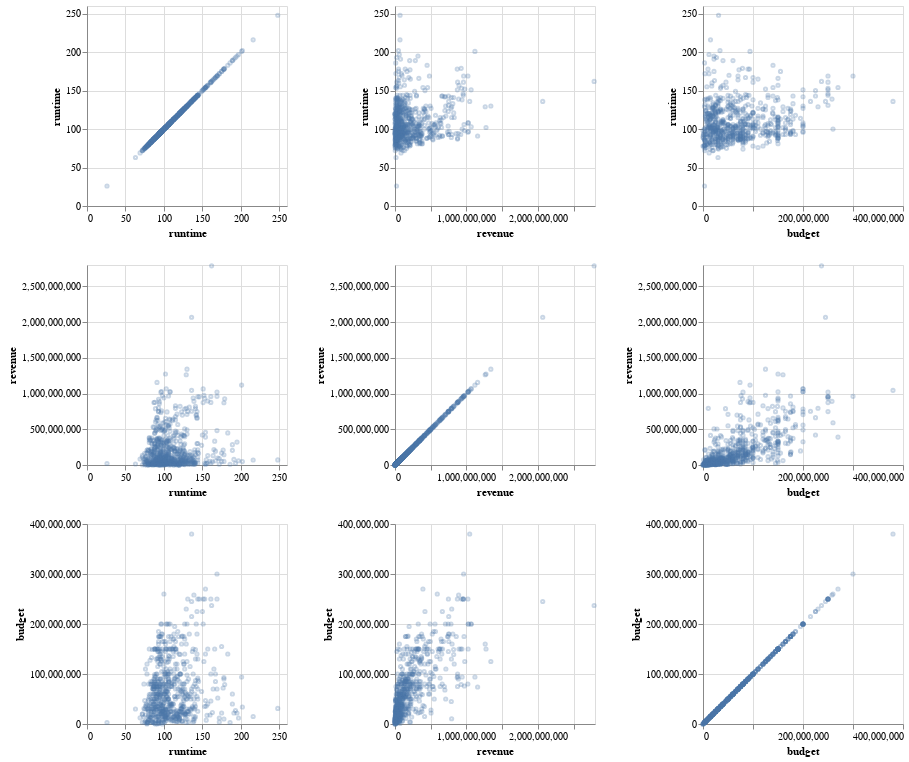

Notebook code for this chart:
### Code cell
alt.Chart(movies).mark_point(opacity=0.3, size=10).encode(
     alt.X(alt.repeat('column')).type('quantitative'),
     alt.Y(alt.repeat('row')).type('quantitative')
).properties(
    width=200,
    height=200
).repeat(
    row=['runtime', 'revenue', 'budget'],
    column=['runtime', 'revenue', 'budget']
)

### Figure 1 — Vega specification as saved in the notebook (floating-point values rounded to 4 significant figures; data arrays with more than 128 entries replaced by an {"elided": "..."} marker saying what was removed)
{"$schema": "https://vega.github.io/schema/vega/v5.json", "data": [{"name": "source_0"}, {"name": "data_0", "values": {"elided": "680 records"}}, {"name": "data_1", "values": {"elided": "680 records"}}, {"name": "data_2", "values": {"elided": "680 records"}}, {"name": "data_3", "values": {"elided": "680 records"}}, {"name": "data_4", "values": {"elided": "680 records"}}, {"name": "data_5", "values": {"elided": "680 records"}}, {"name": "data_0_child__row_runtimecolumn_runtime_x_domain_runtime", "values": [{"min": 26, "max": 248}]}, {"name": "data_0_child__row_runtimecolumn_runtime_y_domain_runtime", "values": [{"min": 26, "max": 248}]}, {"name": "data_1_child__row_runtimecolumn_revenue_x_domain_revenue", "values": [{"min": 16, "max": 2787965087}]}, {"name": "data_1_child__row_runtimecolumn_revenue_y_domain_runtime", "values": [{"min": 26, "max": 248}]}, {"name": "data_2_child__row_runtimecolumn_budget_x_domain_budget", "values": [{"min": 8, "max": 380000000}]}, {"name": "data_2_child__row_runtimecolumn_budget_y_domain_runtime", "values": [{"min": 26, "max": 248}]}, {"name": "data_1_child__row_revenuecolumn_runtime_x_domain_runtime", "values": [{"min": 26, "max": 248}]}, {"name": "data_1_child__row_revenuecolumn_runtime_y_domain_revenue", "values": [{"min": 16, "max": 2787965087}]}, {"name": "data_3_child__row_revenuecolumn_revenue_x_domain_revenue", "values": [{"min": 16, "max": 2787965087}]}, {"name": "data_3_child__row_revenuecolumn_revenue_y_domain_revenue", "values": [{"min": 16, "max": 2787965087}]}, {"name": "data_4_child__row_revenuecolumn_budget_x_domain_budget", "values": [{"min": 8, "max": 380000000}]}, {"name": "data_4_child__row_revenuecolumn_budget_y_domain_revenue", "values": [{"min": 16, "max": 2787965087}]}, {"name": "data_2_child__row_budgetcolumn_runtime_x_domain_runtime", "values": [{"min": 26, "max": 248}]}, {"name": "data_2_child__row_budgetcolumn_runtime_y_domain_budget", "values": [{"min": 8, "max": 380000000}]}, {"name": "data_4_child__row_budgetcolumn_revenue_x_domain_revenue", "values": [{"min": 16, "max": 2787965087}]}, {"name": "data_4_child__row_budgetcolumn_revenue_y_domain_budget", "values": [{"min": 8, "max": 380000000}]}, {"name": "data_5_child__row_budgetcolumn_budget_x_domain_budget", "values": [{"min": 8, "max": 380000000}]}, {"name": "data_5_child__row_budgetcolumn_budget_y_domain_budget", "values": [{"min": 8, "max": 380000000}]}], "signals": [{"name": "childWidth", "value": 200}, {"name": "childHeight", "value": 200}], "marks": [{"type": "group", "name": "child__row_runtimecolumn_runtime_group", "encode": {"update": {"height": {"signal": "childHeight"}, "width": {"signal": "childWidth"}}}, "marks": [{"type": "symbol", "name": "child__row_runtimecolumn_runtime_marks", "from": {"data": "data_0"}, "encode": {"update": {"stroke": {"value": "#4c78a8"}, "x": {"field": "runtime", "scale": "child__row_runtimecolumn_runtime_x"}, "y": {"field": "runtime", "scale": "child__row_runtimecolumn_runtime_y"}, "fill": {"value": "transparent"}, "opacity": {"value": 0.3}, "size": {"value": 10}}}, "style": ["point"]}], "axes": [{"scale": "child__row_runtimecolumn_runtime_x", "grid": true, "minExtent": 0, "labels": false, "gridScale": "child__row_runtimecolumn_runtime_y", "tickCount": {"signal": "ceil(childWidth/40)"}, "maxExtent": 0, "orient": "bottom", "aria": false, "zindex": 0, "ticks": false, "domain": false}, {"scale": "child__row_runtimecolumn_runtime_y", "minExtent": 0, "zindex": 0, "labels": false, "aria": false, "domain": false, "maxExtent": 0, "orient": "left", "ticks": false, "grid": true, "tickCount": {"signal": "ceil(childHeight/40)"}, "gridScale": "child__row_runtimecolumn_runtime_x"}, {"scale": "child__row_runtimecolumn_runtime_x", "labelOverlap": true, "zindex": 0, "tickCount": {"signal": "ceil(childWidth/40)"}, "title": "runtime", "grid": false, "orient": "bottom", "labelFlush": true}, {"scale": "child__row_runtimecolumn_runtime_y", "labelOverlap": true, "title": "runtime", "orient": "left", "grid": false, "zindex": 0, "tickCount": {"signal": "ceil(childHeight/40)"}}], "style": "cell"}, {"type": "group", "name": "child__row_runtimecolumn_revenue_group", "encode": {"update": {"width": {"signal": "childWidth"}, "height": {"signal": "childHeight"}}}, "marks": [{"type": "symbol", "name": "child__row_runtimecolumn_revenue_marks", "from": {"data": "data_1"}, "encode": {"update": {"x": {"field": "revenue", "scale": "child__row_runtimecolumn_revenue_x"}, "stroke": {"value": "#4c78a8"}, "size": {"value": 10}, "fill": {"value": "transparent"}, "opacity": {"value": 0.3}, "y": {"field": "runtime", "scale": "child__row_runtimecolumn_revenue_y"}}}, "style": ["point"]}], "axes": [{"scale": "child__row_runtimecolumn_revenue_x", "zindex": 0, "domain": false, "ticks": false, "tickCount": {"signal": "ceil(childWidth/40)"}, "grid": true, "labels": false, "aria": false, "maxExtent": 0, "minExtent": 0, "orient": "bottom", "gridScale": "child__row_runtimecolumn_revenue_y"}, {"scale": "child__row_runtimecolumn_revenue_y", "orient": "left", "aria": false, "minExtent": 0, "gridScale": "child__row_runtimecolumn_revenue_x", "domain": false, "grid": true, "tickCount": {"signal": "ceil(childHeight/40)"}, "maxExtent": 0, "labels": false, "ticks": false, "zindex": 0}, {"scale": "child__row_runtimecolumn_revenue_x", "orient": "bottom", "title": "revenue", "labelFlush": true, "labelOverlap": true, "grid": false, "tickCount": {"signal": "ceil(childWidth/40)"}, "zindex": 0}, {"scale": "child__row_runtimecolumn_revenue_y", "orient": "left", "title": "runtime", "labelOverlap": true, "zindex": 0, "tickCount": {"signal": "ceil(childHeight/40)"}, "grid": false}], "style": "cell"}, {"type": "group", "name": "child__row_runtimecolumn_budget_group", "encode": {"update": {"width": {"signal": "childWidth"}, "height": {"signal": "childHeight"}}}, "marks": [{"type": "symbol", "name": "child__row_runtimecolumn_budget_marks", "from": {"data": "data_2"}, "encode": {"update": {"size": {"value": 10}, "fill": {"value": "transparent"}, "x": {"field": "budget", "scale": "child__row_runtimecolumn_budget_x"}, "opacity": {"value": 0.3}, "stroke": {"value": "#4c78a8"}, "y": {"field": "runtime", "scale": "child__row_runtimecolumn_budget_y"}}}, "style": ["point"]}], "axes": [{"scale": "child__row_runtimecolumn_budget_x", "labels": false, "gridScale": "child__row_runtimecolumn_budget_y", "orient": "bottom", "tickCount": {"signal": "ceil(childWidth/40)"}, "aria": false, "minExtent": 0, "ticks": false, "maxExtent": 0, "domain": false, "grid": true, "zindex": 0}, {"scale": "child__row_runtimecolumn_budget_y", "minExtent": 0, "zindex": 0, "domain": false, "aria": false, "ticks": false, "orient": "left", "grid": true, "gridScale": "child__row_runtimecolumn_budget_x", "tickCount": {"signal": "ceil(childHeight/40)"}, "labels": false, "maxExtent": 0}, {"scale": "child__row_runtimecolumn_budget_x", "zindex": 0, "title": "budget", "orient": "bottom", "labelFlush": true, "grid": false, "labelOverlap": true, "tickCount": {"signal": "ceil(childWidth/40)"}}, {"scale": "child__row_runtimecolumn_budget_y", "grid": false, "tickCount": {"signal": "ceil(childHeight/40)"}, "zindex": 0, "title": "runtime", "labelOverlap": true, "orient": "left"}], "style": "cell"}, {"type": "group", "name": "child__row_revenuecolumn_runtime_group", "encode": {"update": {"width": {"signal": "childWidth"}, "height": {"signal": "childHeight"}}}, "marks": [{"type": "symbol", "name": "child__row_revenuecolumn_runtime_marks", "from": {"data": "data_1"}, "encode": {"update": {"fill": {"value": "transparent"}, "opacity": {"value": 0.3}, "y": {"field": "revenue", "scale": "child__row_revenuecolumn_runtime_y"}, "stroke": {"value": "#4c78a8"}, "size": {"value": 10}, "x": {"field": "runtime", "scale": "child__row_revenuecolumn_runtime_x"}}}, "style": ["point"]}], "axes": [{"scale": "child__row_revenuecolumn_runtime_x", "gridScale": "child__row_revenuecolumn_runtime_y", "tickCount": {"signal": "ceil(childWidth/40)"}, "labels": false, "aria": false, "maxExtent": 0, "minExtent": 0, "domain": false, "grid": true, "ticks": false, "zindex": 0, "orient": "bottom"}, {"scale": "child__row_revenuecolumn_runtime_y", "tickCount": {"signal": "ceil(childHeight/40)"}, "domain": false, "ticks": false, "maxExtent": 0, "minExtent": 0, "labels": false, "gridScale": "child__row_revenuecolumn_runtime_x", "grid": true, "aria": false, "zindex": 0, "orient": "left"}, {"scale": "child__row_revenuecolumn_runtime_x", "orient": "bottom", "title": "runtime", "zindex": 0, "labelFlush": true, "grid": false, "tickCount": {"signal": "ceil(childWidth/40)"}, "labelOverlap": true}, {"scale": "child__row_revenuecolumn_runtime_y", "zindex": 0, "orient": "left", "labelOverlap": true, "tickCount": {"signal": "ceil(childHeight/40)"}, "title": "revenue", "grid": false}], "style": "cell"}, {"type": "group", "name": "child__row_revenuecolumn_revenue_group", "encode": {"update": {"width": {"signal": "childWidth"}, "height": {"signal": "childHeight"}}}, "marks": [{"type": "symbol", "name": "child__row_revenuecolumn_revenue_marks", "from": {"data": "data_3"}, "encode": {"update": {"y": {"field": "revenue", "scale": "child__row_revenuecolumn_revenue_y"}, "opacity": {"value": 0.3}, "x": {"field": "revenue", "scale": "child__row_revenuecolumn_revenue_x"}, "fill": {"value": "transparent"}, "size": {"value": 10}, "stroke": {"value": "#4c78a8"}}}, "style": ["point"]}], "axes": [{"scale": "child__row_revenuecolumn_revenue_x", "gridScale": "child__row_revenuecolumn_revenue_y", "labels": false, "minExtent": 0, "domain": false, "ticks": false, "zindex": 0, "orient": "bottom", "tickCount": {"signal": "ceil(childWidth/40)"}, "aria": false, "grid": true, "maxExtent": 0}, {"scale": "child__row_revenuecolumn_revenue_y", "minExtent": 0, "zindex": 0, "maxExtent": 0, "gridScale": "child__row_revenuecolumn_revenue_x", "domain": false, "grid": true, "tickCount": {"signal": "ceil(childHeight/40)"}, "aria": false, "orient": "left", "labels": false, "ticks": false}, {"scale": "child__row_revenuecolumn_revenue_x", "zindex": 0, "labelOverlap": true, "title": "revenue", "tickCount": {"signal": "ceil(childWidth/40)"}, "labelFlush": true, "grid": false, "orient": "bottom"}, {"scale": "child__row_revenuecolumn_revenue_y", "title": "revenue", "tickCount": {"signal": "ceil(childHeight/40)"}, "zindex": 0, "orient": "left", "grid": false, "labelOverlap": true}], "style": "cell"}, {"type": "group", "name": "child__row_revenuecolumn_budget_group", "encode": {"update": {"height": {"signal": "childHeight"}, "width": {"signal": "childWidth"}}}, "marks": [{"type": "symbol", "name": "child__row_revenuecolumn_budget_marks", "from": {"data": "data_4"}, "encode": {"update": {"y": {"field": "revenue", "scale": "child__row_revenuecolumn_budget_y"}, "x": {"field": "budget", "scale": "child__row_revenuecolumn_budget_x"}, "opacity": {"value": 0.3}, "fill": {"value": "transparent"}, "stroke": {"value": "#4c78a8"}, "size": {"value": 10}}}, "style": ["point"]}], "axes": [{"scale": "child__row_revenuecolumn_budget_x", "tickCount": {"signal": "ceil(childWidth/40)"}, "domain": false, "maxExtent": 0, "zindex": 0, "labels": false, "grid": true, "orient": "bottom", "gridScale": "child__row_revenuecolumn_budget_y", "aria": false, "minExtent": 0, "ticks": false}, {"scale": "child__row_revenuecolumn_budget_y", "aria": false, "zindex": 0, "maxExtent": 0, "orient": "left", "gridScale": "child__row_revenuecolumn_budget_x", "tickCount": {"signal": "ceil(childHeight/40)"}, "ticks": false, "grid": true, "labels": false, "minExtent": 0, "domain": false}, {"scale": "child__row_revenuecolumn_budget_x", "grid": false, "tickCount": {"signal": "ceil(childWidth/40)"}, "labelOverlap": true, "zindex": 0, "orient": "bottom", "title": "budget", "labelFlush": true}, {"scale": "child__row_revenuecolumn_budget_y", "orient": "left", "labelOverlap": true, "grid": false, "zindex": 0, "tickCount": {"signal": "ceil(childHeight/40)"}, "title": "revenue"}], "style": "cell"}, {"type": "group", "name": "child__row_budgetcolumn_runtime_group", "encode": {"update": {"width": {"signal": "childWidth"}, "height": {"signal": "childHeight"}}}, "marks": [{"type": "symbol", "name": "child__row_budgetcolumn_runtime_marks", "from": {"data": "data_2"}, "encode": {"update": {"fill": {"value": "transparent"}, "opacity": {"value": 0.3}, "y": {"field": "budget", "scale": "child__row_budgetcolumn_runtime_y"}, "size": {"value": 10}, "stroke": {"value": "#4c78a8"}, "x": {"field": "runtime", "scale": "child__row_budgetcolumn_runtime_x"}}}, "style": ["point"]}], "axes": [{"scale": "child__row_budgetcolumn_runtime_x", "orient": "bottom", "gridScale": "child__row_budgetcolumn_runtime_y", "domain": false, "grid": true, "zindex": 0, "minExtent": 0, "ticks": false, "tickCount": {"signal": "ceil(childWidth/40)"}, "labels": false, "maxExtent": 0, "aria": false}, {"scale": "child__row_budgetcolumn_runtime_y", "labels": false, "ticks": false, "tickCount": {"signal": "ceil(childHeight/40)"}, "gridScale": "child__row_budgetcolumn_runtime_x", "domain": false, "orient": "left", "aria": false, "grid": true, "maxExtent": 0, "minExtent": 0, "zindex": 0}, {"scale": "child__row_budgetcolumn_runtime_x", "tickCount": {"signal": "ceil(childWidth/40)"}, "labelFlush": true, "zindex": 0, "orient": "bottom", "grid": false, "title": "runtime", "labelOverlap": true}, {"scale": "child__row_budgetcolumn_runtime_y", "zindex": 0, "title": "budget", "grid": false, "labelOverlap": true, "orient": "left", "tickCount": {"signal": "ceil(childHeight/40)"}}], "style": "cell"}, {"type": "group", "name": "child__row_budgetcolumn_revenue_group", "encode": {"update": {"width": {"signal": "childWidth"}, "height": {"signal": "childHeight"}}}, "marks": [{"type": "symbol", "name": "child__row_budgetcolumn_revenue_marks", "from": {"data": "data_4"}, "encode": {"update": {"fill": {"value": "transparent"}, "size": {"value": 10}, "stroke": {"value": "#4c78a8"}, "x": {"field": "revenue", "scale": "child__row_budgetcolumn_revenue_x"}, "y": {"field": "budget", "scale": "child__row_budgetcolumn_revenue_y"}, "opacity": {"value": 0.3}}}, "style": ["point"]}], "axes": [{"scale": "child__row_budgetcolumn_revenue_x", "gridScale": "child__row_budgetcolumn_revenue_y", "zindex": 0, "aria": false, "maxExtent": 0, "minExtent": 0, "ticks": false, "orient": "bottom", "domain": false, "grid": true, "labels": false, "tickCount": {"signal": "ceil(childWidth/40)"}}, {"scale": "child__row_budgetcolumn_revenue_y", "domain": false, "orient": "left", "aria": false, "zindex": 0, "grid": true, "ticks": false, "maxExtent": 0, "minExtent": 0, "gridScale": "child__row_budgetcolumn_revenue_x", "labels": false, "tickCount": {"signal": "ceil(childHeight/40)"}}, {"scale": "child__row_budgetcolumn_revenue_x", "grid": false, "labelFlush": true, "orient": "bottom", "tickCount": {"signal": "ceil(childWidth/40)"}, "zindex": 0, "labelOverlap": true, "title": "revenue"}, {"scale": "child__row_budgetcolumn_revenue_y", "tickCount": {"signal": "ceil(childHeight/40)"}, "orient": "left", "zindex": 0, "labelOverlap": true, "grid": false, "title": "budget"}], "style": "cell"}, {"type": "group", "name": "child__row_budgetcolumn_budget_group", "encode": {"update": {"width": {"signal": "childWidth"}, "height": {"signal": "childHeight"}}}, "marks": [{"type": "symbol", "name": "child__row_budgetcolumn_budget_marks", "from": {"data": "data_5"}, "encode": {"update": {"size": {"value": 10}, "y": {"field": "budget", "scale": "child__row_budgetcolumn_budget_y"}, "x": {"field": "budget", "scale": "child__row_budgetcolumn_budget_x"}, "stroke": {"value": "#4c78a8"}, "fill": {"value": "transparent"}, "opacity": {"value": 0.3}}}, "style": ["point"]}], "axes": [{"scale": "child__row_budgetcolumn_budget_x", "gridScale": "child__row_budgetcolumn_budget_y", "domain": false, "orient": "bottom", "tickCount": {"signal": "ceil(childWidth/40)"}, "aria": false, "ticks": false, "zindex": 0, "grid": true, "labels": false, "minExtent": 0, "maxExtent": 0}, {"scale": "child__row_budgetcolumn_budget_y", "domain": false, "grid": true, "minExtent": 0, "maxExtent": 0, "zindex": 0, "gridScale": "child__row_budgetcolumn_budget_x", "ticks": false, "labels": false, "aria": false, "tickCount": {"signal": "ceil(childHeight/40)"}, "orient": "left"}, {"scale": "child__row_budgetcolumn_budget_x", "orient": "bottom", "grid": false, "title": "budget", "tickCount": {"signal": "ceil(childWidth/40)"}, "zindex": 0, "labelFlush": true, "labelOverlap": true}, {"scale": "child__row_budgetcolumn_budget_y", "orient": "left", "labelOverlap": true, "grid": false, "tickCount": {"signal": "ceil(childHeight/40)"}, "zindex": 0, "title": "budget"}], "style": "cell"}], "scales": [{"name": "child__row_runtimecolumn_runtime_x", "type": "linear", "domain": [{"signal": "(data(\"data_0_child__row_runtimecolumn_runtime_x_domain_runtime\")[0] || {}).min"}, {"signal": "(data(\"data_0_child__row_runtimecolumn_runtime_x_domain_runtime\")[0] || {}).max"}], "range": [0, {"signal": "childWidth"}], "zero": true, "nice": true}, {"name": "child__row_runtimecolumn_runtime_y", "type": "linear", "domain": [{"signal": "(data(\"data_0_child__row_runtimecolumn_runtime_y_domain_runtime\")[0] || {}).min"}, {"signal": "(data(\"data_0_child__row_runtimecolumn_runtime_y_domain_runtime\")[0] || {}).max"}], "range": [{"signal": "childHeight"}, 0], "zero": true, "nice": true}, {"name": "child__row_runtimecolumn_revenue_x", "type": "linear", "domain": [{"signal": "(data(\"data_1_child__row_runtimecolumn_revenue_x_domain_revenue\")[0] || {}).min"}, {"signal": "(data(\"data_1_child__row_runtimecolumn_revenue_x_domain_revenue\")[0] || {}).max"}], "range": [0, {"signal": "childWidth"}], "nice": true, "zero": true}, {"name": "child__row_runtimecolumn_revenue_y", "type": "linear", "domain": [{"signal": "(data(\"data_1_child__row_runtimecolumn_revenue_y_domain_runtime\")[0] || {}).min"}, {"signal": "(data(\"data_1_child__row_runtimecolumn_revenue_y_domain_runtime\")[0] || {}).max"}], "range": [{"signal": "childHeight"}, 0], "zero": true, "nice": true}, {"name": "child__row_runtimecolumn_budget_x", "type": "linear", "domain": [{"signal": "(data(\"data_2_child__row_runtimecolumn_budget_x_domain_budget\")[0] || {}).min"}, {"signal": "(data(\"data_2_child__row_runtimecolumn_budget_x_domain_budget\")[0] || {}).max"}], "range": [0, {"signal": "childWidth"}], "zero": true, "nice": true}, {"name": "child__row_runtimecolumn_budget_y", "type": "linear", "domain": [{"signal": "(data(\"data_2_child__row_runtimecolumn_budget_y_domain_runtime\")[0] || {}).min"}, {"signal": "(data(\"data_2_child__row_runtimecolumn_budget_y_domain_runtime\")[0] || {}).max"}], "range": [{"signal": "childHeight"}, 0], "zero": true, "nice": true}, {"name": "child__row_revenuecolumn_runtime_x", "type": "linear", "domain": [{"signal": "(data(\"data_1_child__row_revenuecolumn_runtime_x_domain_runtime\")[0] || {}).min"}, {"signal": "(data(\"data_1_child__row_revenuecolumn_runtime_x_domain_runtime\")[0] || {}).max"}], "range": [0, {"signal": "childWidth"}], "nice": true, "zero": true}, {"name": "child__row_revenuecolumn_runtime_y", "type": "linear", "domain": [{"signal": "(data(\"data_1_child__row_revenuecolumn_runtime_y_domain_revenue\")[0] || {}).min"}, {"signal": "(data(\"data_1_child__row_revenuecolumn_runtime_y_domain_revenue\")[0] || {}).max"}], "range": [{"signal": "childHeight"}, 0], "zero": true, "nice": true}, {"name": "child__row_revenuecolumn_revenue_x", "type": "linear", "domain": [{"signal": "(data(\"data_3_child__row_revenuecolumn_revenue_x_domain_revenue\")[0] || {}).min"}, {"signal": "(data(\"data_3_child__row_revenuecolumn_revenue_x_domain_revenue\")[0] || {}).max"}], "range": [0, {"signal": "childWidth"}], "nice": true, "zero": true}, {"name": "child__row_revenuecolumn_revenue_y", "type": "linear", "domain": [{"signal": "(data(\"data_3_child__row_revenuecolumn_revenue_y_domain_revenue\")[0] || {}).min"}, {"signal": "(data(\"data_3_child__row_revenuecolumn_revenue_y_domain_revenue\")[0] || {}).max"}], "range": [{"signal": "childHeight"}, 0], "nice": true, "zero": true}, {"name": "child__row_revenuecolumn_budget_x", "type": "linear", "domain": [{"signal": "(data(\"data_4_child__row_revenuecolumn_budget_x_domain_budget\")[0] || {}).min"}, {"signal": "(data(\"data_4_child__row_revenuecolumn_budget_x_domain_budget\")[0] || {}).max"}], "range": [0, {"signal": "childWidth"}], "zero": true, "nice": true}, {"name": "child__row_revenuecolumn_budget_y", "type": "linear", "domain": [{"signal": "(data(\"data_4_child__row_revenuecolumn_budget_y_domain_revenue\")[0] || {}).min"}, {"signal": "(data(\"data_4_child__row_revenuecolumn_budget_y_domain_revenue\")[0] || {}).max"}], "range": [{"signal": "childHeight"}, 0], "zero": true, "nice": true}, {"name": "child__row_budgetcolumn_runtime_x", "type": "linear", "domain": [{"signal": "(data(\"data_2_child__row_budgetcolumn_runtime_x_domain_runtime\")[0] || {}).min"}, {"signal": "(data(\"data_2_child__row_budgetcolumn_runtime_x_domain_runtime\")[0] || {}).max"}], "range": [0, {"signal": "childWidth"}], "nice": true, "zero": true}, {"name": "child__row_budgetcolumn_runtime_y", "type": "linear", "domain": [{"signal": "(data(\"data_2_child__row_budgetcolumn_runtime_y_domain_budget\")[0] || {}).min"}, {"signal": "(data(\"data_2_child__row_budgetcolumn_runtime_y_domain_budget\")[0] || {}).max"}], "range": [{"signal": "childHeight"}, 0], "nice": true, "zero": true}, {"name": "child__row_budgetcolumn_revenue_x", "type": "linear", "domain": [{"signal": "(data(\"data_4_child__row_budgetcolumn_revenue_x_domain_revenue\")[0] || {}).min"}, {"signal": "(data(\"data_4_child__row_budgetcolumn_revenue_x_domain_revenue\")[0] || {}).max"}], "range": [0, {"signal": "childWidth"}], "nice": true, "zero": true}, {"name": "child__row_budgetcolumn_revenue_y", "type": "linear", "domain": [{"signal": "(data(\"data_4_child__row_budgetcolumn_revenue_y_domain_budget\")[0] || {}).min"}, {"signal": "(data(\"data_4_child__row_budgetcolumn_revenue_y_domain_budget\")[0] || {}).max"}], "range": [{"signal": "childHeight"}, 0], "nice": true, "zero": true}, {"name": "child__row_budgetcolumn_budget_x", "type": "linear", "domain": [{"signal": "(data(\"data_5_child__row_budgetcolumn_budget_x_domain_budget\")[0] || {}).min"}, {"signal": "(data(\"data_5_child__row_budgetcolumn_budget_x_domain_budget\")[0] || {}).max"}], "range": [0, {"signal": "childWidth"}], "nice": true, "zero": true}, {"name": "child__row_budgetcolumn_budget_y", "type": "linear", "domain": [{"signal": "(data(\"data_5_child__row_budgetcolumn_budget_y_domain_budget\")[0] || {}).min"}, {"signal": "(data(\"data_5_child__row_budgetcolumn_budget_y_domain_budget\")[0] || {}).max"}], "range": [{"signal": "childHeight"}, 0], "nice": true, "zero": true}], "background": "white", "layout": {"padding": 20, "columns": 3, "bounds": "full", "align": "all"}, "padding": 5}
